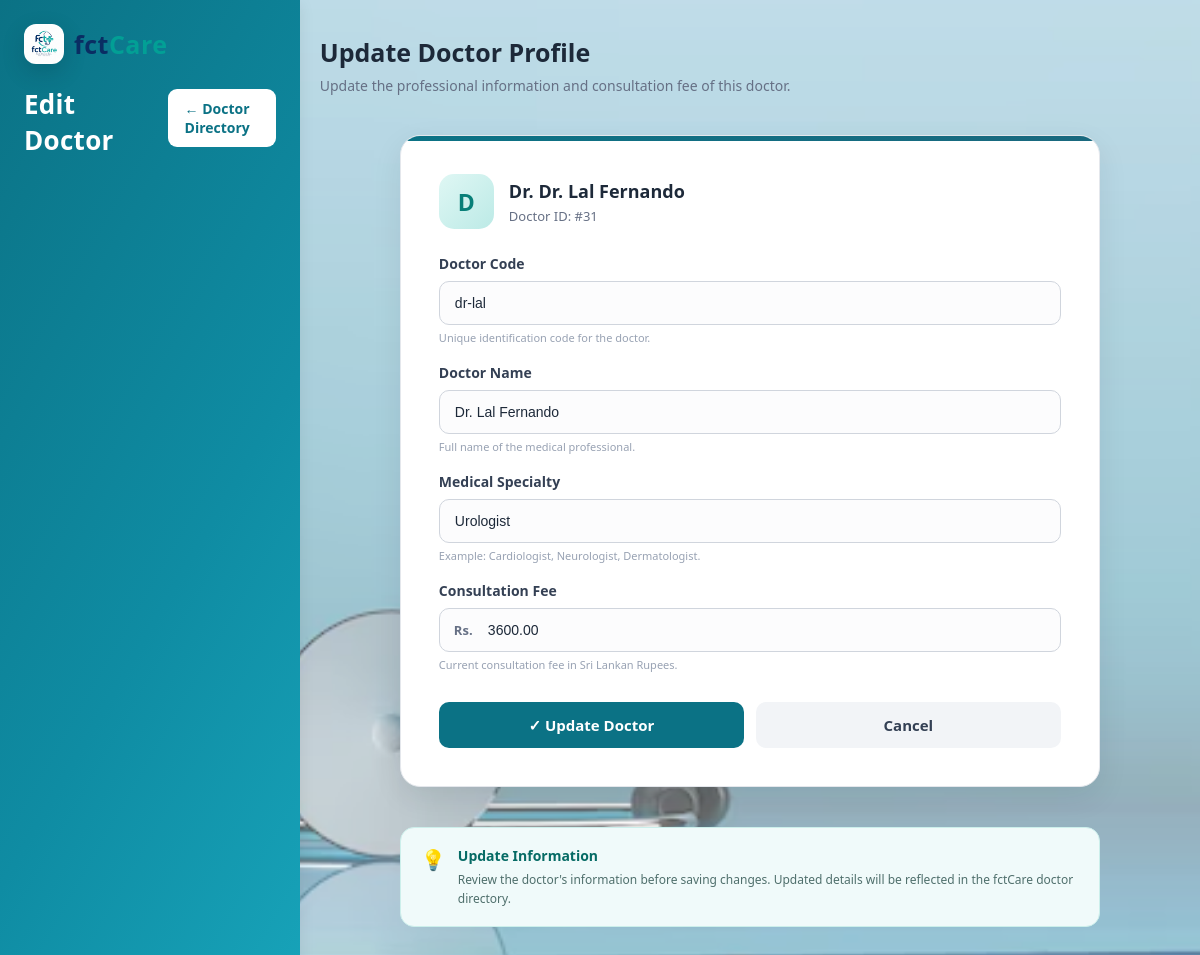
/admin/edit_doctor.php?id=31 (signed in), run on the app's committed database.
### tables this page shows
CREATE TABLE `doctors` (
  `id` int(11) NOT NULL,
  `doctor_code` varchar(50) NOT NULL,
  `name` varchar(150) NOT NULL,
  `specialty` varchar(100) NOT NULL,
  `fee` decimal(10,2) NOT NULL,
  `created_at` timestamp NOT NULL DEFAULT current_timestamp(),
  `availability` varchar(255) DEFAULT NULL
);

### admin/edit_doctor.php (the view, shortened to what this page needs)
<?php
require_once "../backend/config/db.php";
$id = intval($_GET["id"] ?? 0);
$stmt = $conn->prepare(
    "SELECT * FROM doctors WHERE id = ?"
);
$stmt->bind_param("i", $id);
$stmt->execute();
$result = $stmt->get_result();
$doctor = $result->fetch_assoc();
?>
<!DOCTYPE html>
<html lang="en">
<head>
    <link
        rel="stylesheet"
        href="admin.css"
    >
</head>
<body style="
    background:
        linear-gradient(rgba(255,255,255,0.35), rgba(255,255,255,0.35)),
        url('../bb.avif') center center / cover no-repeat fixed;
    min-height:100vh;
">
<div class="admin-container">
    <div class="admin-header">
        <div>
            <div class="brand">
                <img src="logo.jpeg" alt="fctCare Logo" class="logo">
                fct<span>Care</span>
            </div>
            <h1>
                Edit Doctor
            </h1>
        </div>
        <div>
            <a
                href="doctors.php"
                class="btnb"
            >
                ← Doctor Directory
            </a>
        </div>
    </div>
    <div class="page-content">
        <div style="
            margin-bottom: 25px;
        ">
            <h2 style="
                font-size: 25px;
                color: #1d2939;
                margin-bottom: 7px;
            ">
                Update Doctor Profile
            </h2>
            <p style="
                color: #667085;
                font-size: 14px;
            ">
                Update the professional information and consultation
                fee of this doctor.
            </p>
        </div>
        <div class="form-container">
            <div style="
                display: flex;
                align-items: center;
                gap: 15px;
                margin-bottom: 25px;
            ">
                <div style="
                    width: 55px;
                    height: 55px;
                    border-radius: 15px;
                    background: linear-gradient(
                        135deg,
                        #dff7f4,
                        #bceae6
                    );
                    display: flex;
                    align-items: center;
                    justify-content: center;
                    color: #087f78;
                    font-size: 23px;
                    font-weight: 700;
                ">
                    <?= strtoupper(
                        substr($doctor["name"], 0, 1)
                    ) ?>
                </div>
                <div>
                    <h3 style="
                        font-size: 18px;
                        color: #1d2939;
                        margin-bottom: 4px;
                    ">
                        Dr.
                        <?= htmlspecialchars(
                            $doctor["name"]
                        ) ?>
                    </h3>
                    <p style="
                        font-size: 13px;
                        color: #667085;
                    ">
                        Doctor ID:
                        #<?= htmlspecialchars(
                            $doctor["id"]
                        ) ?>
                    </p>
                </div>
            </div>
            <form method="POST">
                <label for="doctor_code">
                    Doctor Code
                </label>
                <input
                    type="text"
                    id="doctor_code"
                    name="doctor_code"
                    value="<?= htmlspecialchars(
                        $doctor["doctor_code"]
                    ) ?>"
                    maxlength="20"
                    required
                >
                <div style="
                    font-size: 11px;
                    color: #98a2b3;
                    margin-top: 5px;
                ">
                    Unique identification code for the doctor.
                </div>
                <label for="name">
                    Doctor Name
                </label>
                <input
                    type="text"
                    id="name"
                    name="name"
                    value="<?= htmlspecialchars(
                        $doctor["name"]
                    ) ?>"
                    maxlength="100"
                    required
                >
                <div style="
                    font-size: 11px;
                    color: #98a2b3;
                    margin-top: 5px;
                ">
                    Full name of the medical professional.
                </div>
                <label for="specialty">
                    Medical Specialty
                </label>
                <input
                    type="text"
                    id="specialty"
                    name="specialty"
                    value="<?= htmlspecialchars(
                        $doctor["specialty"]
                    ) ?>"
                    maxlength="100"
                    required
                >
                <div style="
                    font-size: 11px;
                    color: #98a2b3;
                    margin-top: 5px;
                ">
                    Example: Cardiologist, Neurologist,
                    Dermatologist.
                </div>
                <label for="fee">
                    Consultation Fee
                </label>
                <div style="
                    position: relative;
                ">
                    <span style="
                        position: absolute;
                        left: 15px;
                        top: 50%;
                        transform: translateY(-50%);
                        color: #667085;
                        font-size: 13px;
                        font-weight: 600;
                        pointer-events: none;
                    ">
                    </span>
                    <input
                        type="number"
                        id="fee"
                        name="fee"
                        value="<?= htmlspecialchars(
                            $doctor["fee"]
                        ) ?>"
                        step="0.01"
                        min="1"
                        style="
                            padding-left: 48px;
                        "
                        required
                    >
                </div>
                <div style="
                    font-size: 11px;
                    color: #98a2b3;
                    margin-top: 5px;
                ">
                    Current consultation fee in Sri Lankan Rupees.
                </div>
                <div class="form-actions">
                    <button
                        type="submit"
                        class="btn btn-confirm"
                    >
                        ✓ Update Doctor
                    </button>
                    <a
                        href="doctors.php"
                        class="btn btn-secondary"
                    >
                        Cancel
                    </a>
                </div>
            </form>
        </div>
        <div style="
            max-width: 700px;
            margin: 20px auto 0;
            background: #f0fafa;
            border: 1px solid #ccefeb;
            border-radius: 14px;
            padding: 18px 20px;
        ">
            <div style="
                display: flex;
                gap: 12px;
                align-items: flex-start;
            ">
                <div style="
                    font-size: 20px;
                ">
                    💡
                </div>
                <div>
                    <div style="
                        font-weight: 700;
                        color: #066b65;
                        margin-bottom: 5px;
                        font-size: 14px;
                    ">
                        Update Information
                    </div>
                    <div style="
                        color: #4f6f6c;
                        font-size: 12px;
                        line-height: 1.6;
                    ">
                        Review the doctor's information before
                        saving changes. Updated details will be
                        reflected in the fctCare doctor directory.
                    </div>
                </div>
            </div>
        </div>
    </div>
</div>
</body>
</html>

### admin/admin.css (style rules this page uses)
* { box-sizing: border-box; }
body { margin: 0; font-family: Arial, sans-serif; }
body { margin: 0; font-family: Arial, sans-serif; background: #f4f6f9; }
.admin-container { display: flex !important; align-items: stretch; min-height: 100vh; margin-bottom: 0 !important; padding-bottom: 0 !important; }
.logo { width: 50px; height: 50px; margin-right: 10px; border-radius: 14px; object-fit: cover; box-shadow: 0 8px 22px rgba(5,40,50,0.20); }
.btn-confirm { background: linear-gradient(120deg, #0b7285 0%, #0f8ca3 60%, #17a2b8 100%); color: white; }
:root { --primary: #0b7285; --primary-dark: #095c6b; --primary-soft: #e3f4f7; --secondary: #e8f8f6; --background: #f4f8f9; --white: #ffffff; --text: #1d2939; --muted: #667085; --border: #e4e7ec; --danger: #dc3545; --danger-light: #fff0f1; --success: #055b73ea; --shadow: 0 10px 30px rgba(15, 23, 42, 0.08); }
* { margin: 0; padding: 0; box-sizing: border-box; }
body { font-family: "Segoe UI", Arial, sans-serif; background: var(--background); color: var(--text); }
.admin-container { min-height: 100vh; }
.admin-header { background: linear-gradient(120deg, #0b7285 0%, #0f8ca3 60%, #17a2b8 100%); color: white; padding: 24px 2%; display: flex; align-items: flex-start; justify-content: space-between; box-shadow: 0 4px 15px rgba(0, 0, 0, 0.08); }
.admin-header h1 { font-size: 26px; font-weight: 700; letter-spacing: 0.3px; }
.btn { display: inline-flex; align-items: flex-start; justify-content: center; text-decoration: none; border: none; padding: 10px 17px; border-radius: 9px; font-size: 14px; font-weight: 600; cursor: pointer; background: white; color: var(--primary); transition: all 0.25s ease; }
.btn-confirm { background: var(--primary); color: white; }
.page-content { width: 90%; max-width: 1250px; margin: 35px 20px; }
.form-container { width: 90%; max-width: 700px; margin: 40px auto; background: white; padding: 38px; border-radius: 20px; box-shadow: var(--shadow); border: 1px solid var(--border); position: relative; overflow: hidden; }
.form-container::before { content: ""; position: absolute; top: 0; left: 0; width: 100%; height: 5px; background: linear-gradient( 90deg, var(--primary), #055b73ea ); }
.form-container label { display: block; margin-top: 18px; margin-bottom: 8px; font-size: 14px; font-weight: 600; color: #344054; }
.form-container input, .form-container select, .form-container textarea { width: 100%; padding: 13px 15px; border: 1px solid #d0d5dd; border-radius: 10px; outline: none; font-size: 14px; color: var(--text); background: #fcfcfd; transition: all 0.2s ease; }
.form-container input::placeholder { color: #98a2b3; }
.form-container button { width: 100%; margin-top: 28px; padding: 14px; border: none; border-radius: 10px; font-size: 15px; font-weight: 700; cursor: pointer; transition: all 0.25s ease; }
.form-actions { display: flex; gap: 12px; margin-top: 30px; }
.form-actions .btn, .form-container .form-actions button { flex: 1; display: flex; align-items: center; justify-content: center; width: auto; margin: 0; padding: 14px; border: none; border-radius: 10px; font-family: inherit; font-size: 15px; font-weight: 700; line-height: 1.2; text-decoration: none; cursor: pointer; box-sizing: border-box; }
.form-actions .btn-secondary { background: #f2f4f7; color: #344054; }
.brand { display: flex; align-items: center; gap: 0; font-size: 25px; font-weight: 700; letter-spacing: .5px; color: #0a2d63; text-decoration: none; margin-bottom: 22px; }
.brand span { color: #00a897d0; }
.logo { width: 40px; height: 40px; margin-right: 10px; border-radius: 12px; object-fit: cover; box-shadow: 0 8px 22px rgba(5,40,50,0.20); }
.btnb { display: inline-flex; align-items: flex-start; justify-content: center; text-decoration: none; border: none; padding: 10px 17px; border-radius: 9px; font-size: 14px; font-weight: 600; cursor: pointer; background: white; color: var(--primary); transition: all 0.25s ease; margin-top: 65px; }

### data on the page
doctors: name "D", name "Dr. Lal Fernando", id "31", doctor_code "dr-lal", specialty "Urologist", fee "3600.00"
